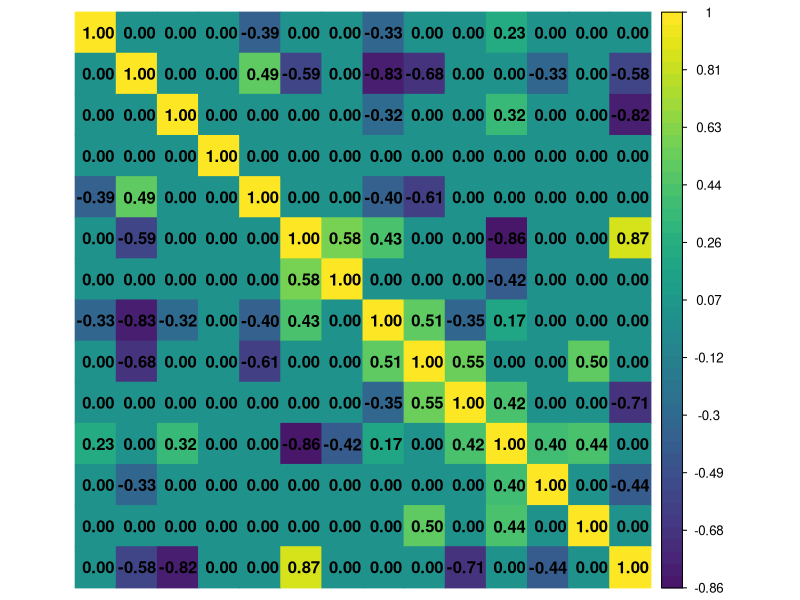
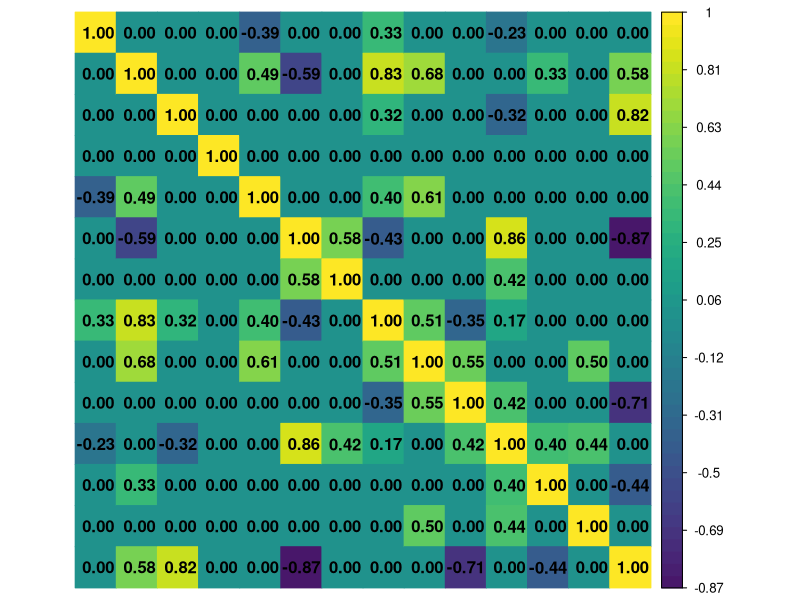
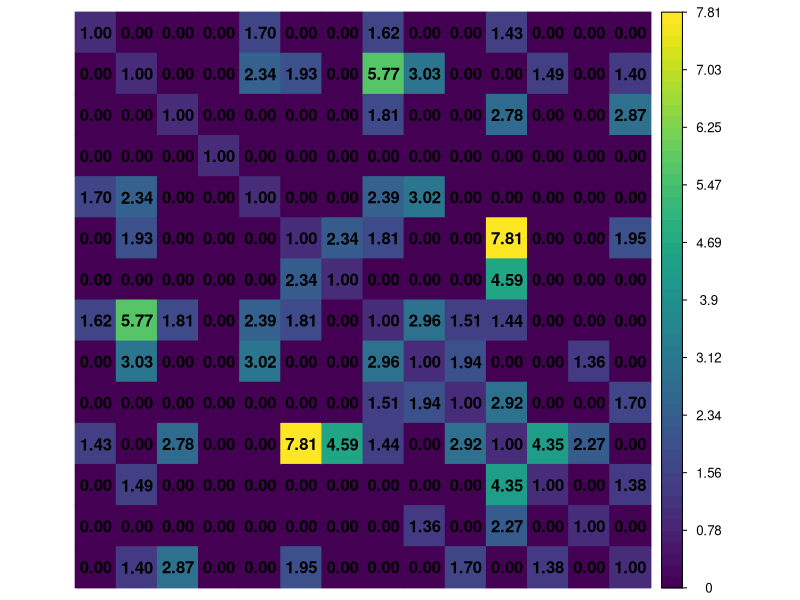
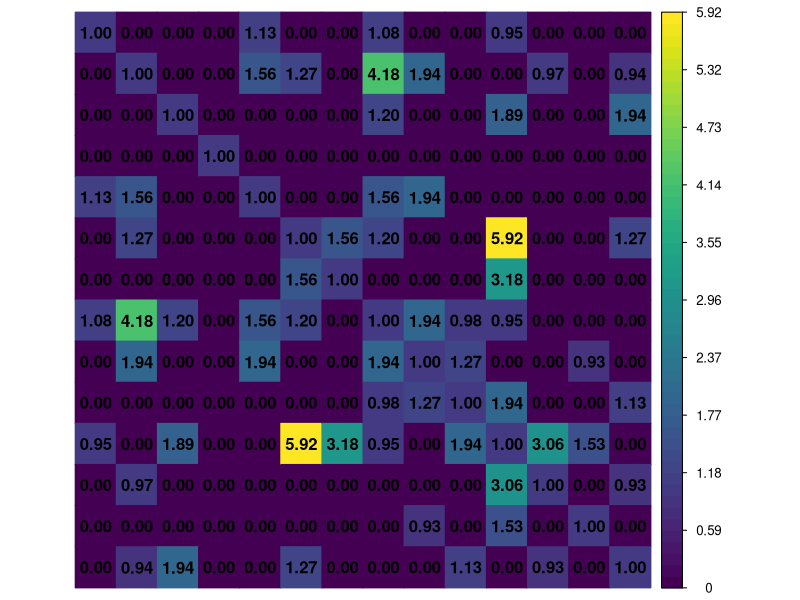
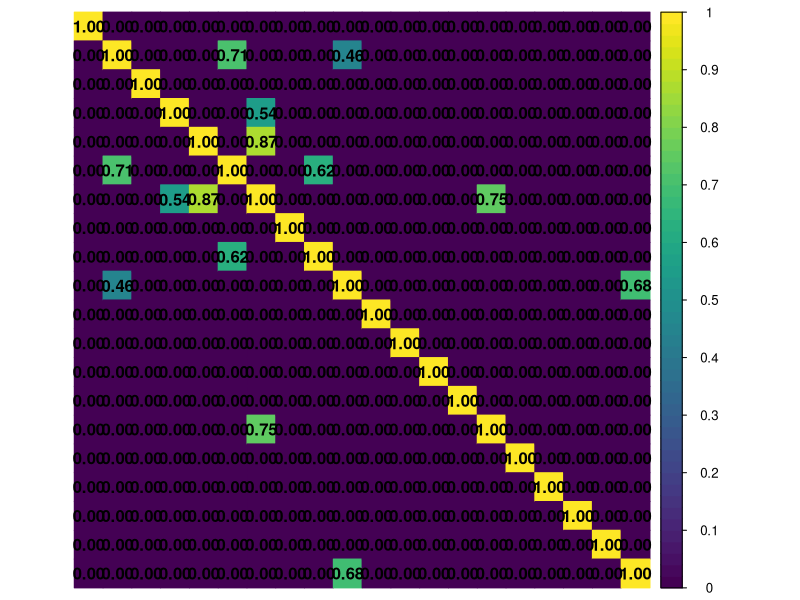
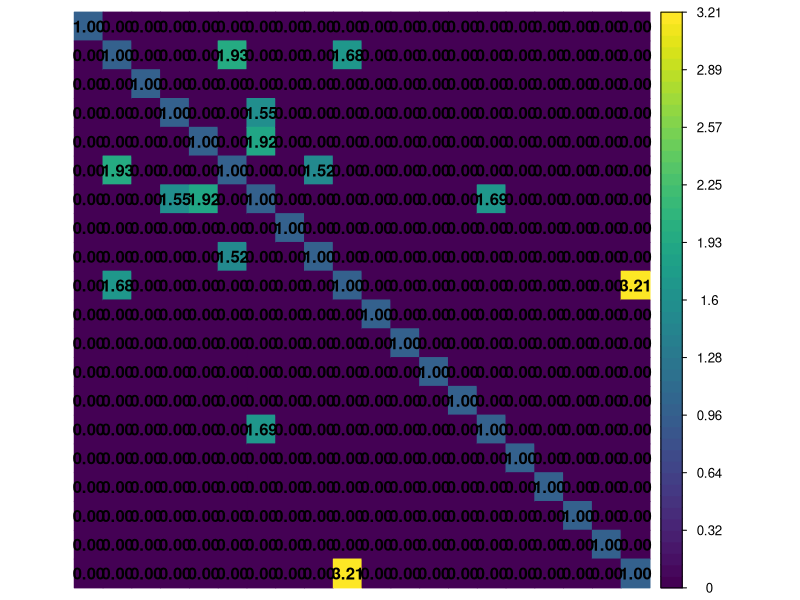
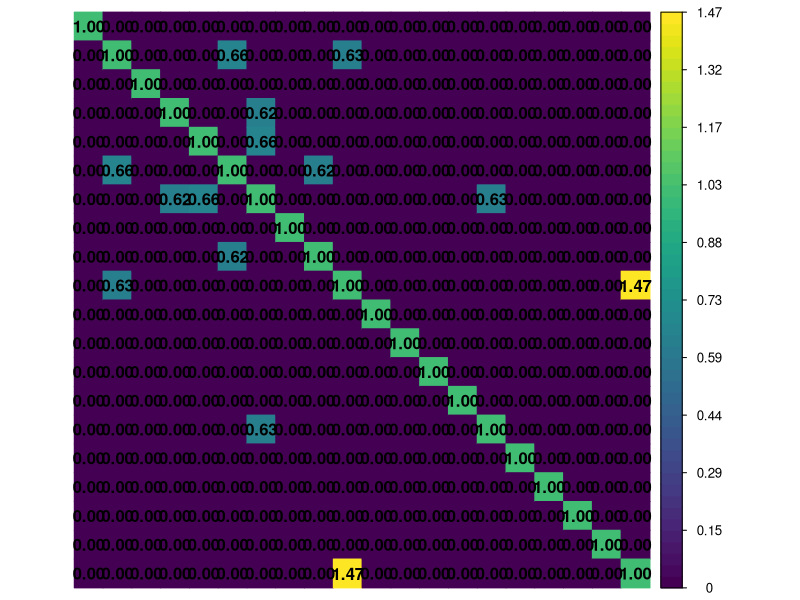
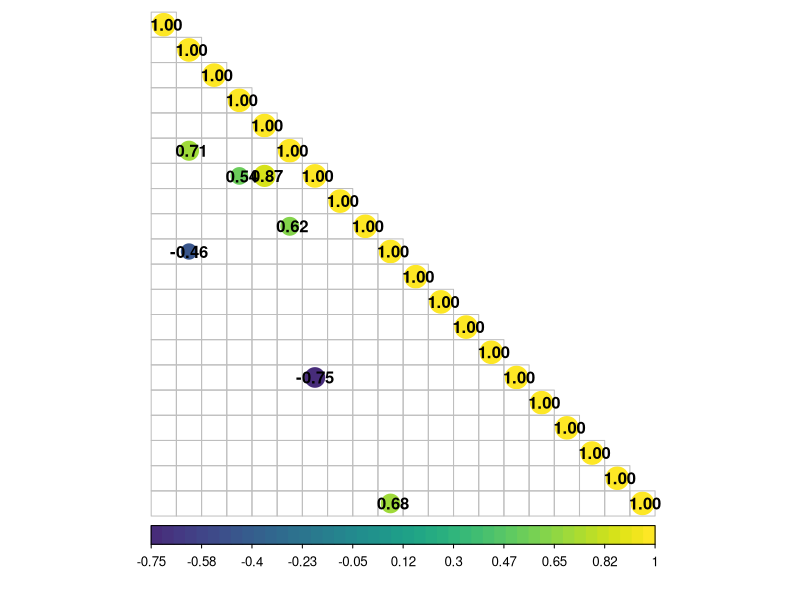

These charts were generated, in order, by the following R code:
# setwd("/Users/jamesroe/Dropbox/GitHub/PopAsym")
library("here")
library("corrplot")
library("tidyverse")
library("magrittr")
library("viridis")
here()

#SELECT OPTIONS ======================
saveres = 0
#====================================#

RR = read.csv(here("results/heritability/clustersGENCORR.csv"), stringsAsFactors = F, sep = " ")
AREA = RR[RR$meas == "area",]
THICK = RR[RR$meas == "thickness",]


#area = 78 tests
#thick = 55 tests
#pairwise tests only when both traits achieving p<.05 uncorrected SNP-heritability
nrow(AREA)
nrow(THICK)


#confirm FDR-correction
all.equal(AREA$fdr, p.adjust(AREA$pval,method="BH"))
all.equal(THICK$fdr, p.adjust(THICK$pval,method="BH"))


# RETRIEVE AREA GENETIC CORRELATIONS -----------------------------------------------
#grab FDR-corrected results for area
pp1=which(AREA$pval<0.05)
#which(p.adjust(AREA$pval,method="BH")<0.05)
AREA[pp1,]

#create corr matrix to fill
MATarea = matrix(nrow = 14, ncol = 14)
MATarea = lower.tri(MATarea, diag = T)
diag(MATarea)=1
rMATarea=porigMATarea=MATarea #create matrices to store rG, origPvals, fdrPvals
for (i in pp1) {
  t1 = as.integer(AREA[i,]$t1)
  t2 = as.integer(AREA[i,]$t2)
  gP = (AREA[i,]$fdr)
  gPorig = (AREA[i,]$pval)
  rG = (AREA[i,]$rG)
  MATarea[t1,t2]=-log10(gP)
  rMATarea[t1,t2]=rG
  porigMATarea[t1,t2]=-log10(gPorig)
}

#duplicate to lower tri
rMATarea[lower.tri(rMATarea)] <- t(rMATarea)[lower.tri(rMATarea)]
MATarea[lower.tri(MATarea)] <- t(MATarea)[lower.tri(MATarea)]
porigMATarea[lower.tri(porigMATarea)] <- t(porigMATarea)[lower.tri(porigMATarea)]


#VIP - opposite hemisphere genetic correlations need to be sign inversed
#as AI's for rightward clusters are negative (more asymmetry)
#hence negative genetic correlations between leftward and rightward clusters represent asymmetry-asymmetry relationships
corrplot(rMATarea,method="color",col=viridis(50),type="full",addCoef.col = "black",tl.col = "blue",is.corr = F,tl.pos="n")
#opposite correlations in lower left quadrant / upper right quadrant
rMATarea[(8:14), (1:7)] = rMATarea[(8:14), (1:7)] * -1
rMATarea[(1:7), (8:14)] = rMATarea[(1:7), (8:14)] * -1


#rG
corrplot(rMATarea,method="color",col=viridis(50),type="full",addCoef.col = "black",tl.col = "blue",is.corr = F,tl.pos="n")
#-log10(p) [uncorrected]
corrplot(porigMATarea,method="color",col=viridis(50),type="full",addCoef.col = "black",tl.col = "blue",is.corr = F,tl.pos="n")
#-log10(p) [FDR-corrected]
corrplot(MATarea,method="color",col=viridis(50),type="full",addCoef.col = "black",tl.col = "blue",is.corr = F,tl.pos="n")
#set 0s (not tested) to NA
rMATarea[which(rMATarea==0)] = NA


#save fig
if (saveres == 1) {
  filename = here("results/heritability/gencormatuncorr.area.png")
  print(paste("saving", filename))
  png(filename = filename, width = 15, height = 15, units = "cm", res = 300)
  corrplot(rMATarea,method="circle",type="lower",
           addCoef.col = "black",col=colorRampPalette(c("blue","white","orange2"))(25),tl.pos="n",na.label=" ",tl.col = "blue",cl.cex = 0.8,cl.pos = "r",tl.cex = 0.8,number.cex = 0.8)
  dev.off()
}

#store min rG for AREA to get same colour/size code for THICKNESS plot below
minarea = min(rMATarea,na.rm = T)



# RETRIEVE THICKNESS GENETIC CORRELATIONS -----------------------------------------------
#grab FDR-corrected results for thickness
pp2 = which(THICK$pval<0.05)
# pp2 = which(p.adjust(THICK$pval,method="BH")<0.05)
THICK[pp2,]

#create corr matrix to fill
MATthick = matrix(nrow = 20, ncol = 20)
MATthick = lower.tri(MATthick, diag = T)
diag(MATthick)=1
rMATthick=porigMATthick=MATthick #create matrices to store rG, origPvals, fdrPvals
for (i in pp2) {
  t1 = as.integer(THICK[i,]$t1)
  t2 = as.integer(THICK[i,]$t2)
  gP = (THICK[i,]$fdr)
  gPorig = (THICK[i,]$pval)
  rG = (THICK[i,]$rG)
  MATthick[t1,t2]=-log10(gP)
  rMATthick[t1,t2]=rG
  porigMATthick[t1,t2]=-log10(gPorig)
}

#duplicate to lower tri
rMATthick[lower.tri(rMATthick)] <- t(rMATthick)[lower.tri(rMATthick)]
MATthick[lower.tri(MATthick)] <- t(MATthick)[lower.tri(MATthick)]
porigMATthick[lower.tri(porigMATthick)] <- t(porigMATthick)[lower.tri(porigMATthick)]

#one surviving result is not an opposite asymmetry correlation
THICK[pp2,]
#rG
corrplot(rMATthick,method="color",col=viridis(50),type="full",addCoef.col = "black",tl.col = "blue",is.corr = F,tl.pos="n")
#-log10(p) [uncorrected]
corrplot(porigMATthick,method="color",col=viridis(50),type="full",addCoef.col = "black",tl.col = "blue",is.corr = F,tl.pos="n")
#-log10(p) [FDR-corrected]
corrplot(MATthick,method="color",col=viridis(50),type="full",addCoef.col = "black",tl.col = "blue",is.corr = F,tl.pos="n")
#set 0s (not tested) to NA
rMATthick[which(rMATthick==0)] = NA

rMATthick[(10:20), (1:9)] = rMATthick[(10:20), (1:9)] * -1
rMATthick[(1:9), (10:20)] = rMATthick[(1:9), (10:20)] * -1

#add in min rG for area to lower tri (not visualized) to get same colour/size bar as areal results 
# rMATthick[20,1] = minarea
corrplot(rMATthick,method="circle",col=viridis(50),type="lower",
         addCoef.col = "black",tl.col = "blue",is.corr = F,tl.pos="n",na.label=" ")
corrplot(rMATthick,method="circle",col=viridis(50),type="upper",tl.col = "blue",is.corr = F,tl.pos="n",na.label=" ")


if (saveres == 1) {
  filename = here("results/heritability/gencormatuncor.thick.png")
  print(paste("saving", filename))
  png(filename = filename, width = 15, height = 15, units = "cm", res = 300)
  corrplot(rMATthick,method="circle",type="lower",
           addCoef.col = "black",
           col=colorRampPalette(c("blue","white","orange2"))(25),tl.pos="n",na.label=" ",tl.col = "blue",cl.cex = 0.8,cl.pos = "r",tl.cex = 0.8,number.cex = 0.8) #,order = "hclust",addrect = 3,rect.col = "black")
  dev.off()
}

